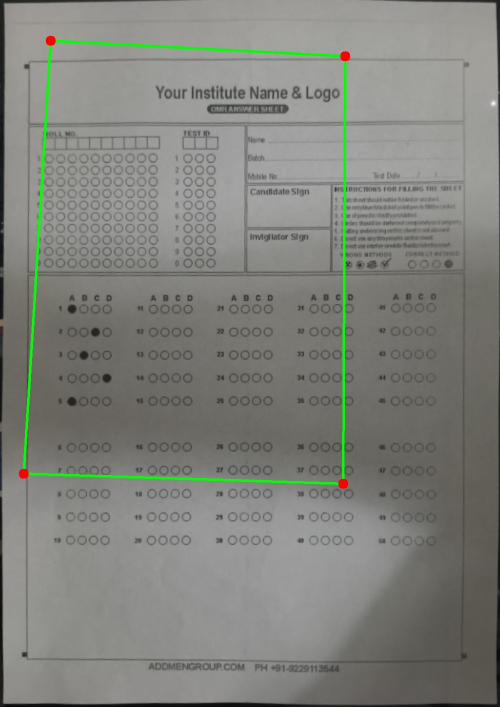
#> input picture backend/debug_test_filled_1_document.jpg, 1000 x 1414 px (shown at 1/2 size)
$ python bubble_detector.py ../backend/debug_test_filled_1_document.jpg
#> lines starting #> are read from the running program, lines starting #| are printed output that depends on the picture; after the words box and inside, x2 and y2 are one past the last pixel; in counts of white or black regions, pixels touching at a corner belong together
"""
Bubble Detector Module - Circle Detection Approach
Gerçek daireleri tespit ederek bubble okuma
"""

import cv2
import numpy as np
from pathlib import Path
import config


# Grid yapılandırması
GRID_COLS = 5       # 5 sütun
GRID_ROWS = 10      # Her sütunda 10 soru
NUM_OPTIONS = 4     # A, B, C, D
OPTIONS = ["A", "B", "C", "D"]

# Bubble tespit parametreleri
FILL_THRESHOLD = 0.45       # %45 doluluk = işaretli


def detect_circles(image, debug_dir=None):
    """
    Contour tespiti ile tüm bubble dairelerini bul
    HoughCircles yerine contour analizi kullanıyoruz (daha güvenilir)

    Args:
        image: Cevap alanı görüntüsü (BGR)
        debug_dir: Debug klasörü

    Returns:
        circles: [(x, y, radius), ...] listesi
    """
    # Gri tonlama
    if len(image.shape) == 3:
        gray = cv2.cvtColor(image, cv2.COLOR_BGR2GRAY)
    else:
        gray = image.copy()

    height, width = gray.shape

    if debug_dir:
        cv2.imwrite(str(debug_dir / "30_gray.jpg"), gray)

    # Binary threshold - bubble kenarlarını bulmak için
    # OTSU ile otomatik eşik belirleme
    _, thresh = cv2.threshold(gray, 0, 255, cv2.THRESH_BINARY_INV + cv2.THRESH_OTSU)

    if debug_dir:
        cv2.imwrite(str(debug_dir / "31_thresh_otsu.jpg"), thresh)

    # Morfolojik işlemler - gürültü temizle
    kernel = np.ones((2, 2), np.uint8)
    thresh = cv2.morphologyEx(thresh, cv2.MORPH_OPEN, kernel, iterations=1)

    # Contour bul
    contours, _ = cv2.findContours(thresh, cv2.RETR_EXTERNAL, cv2.CHAIN_APPROX_SIMPLE)

    # Tahmini bubble boyutu
    # 5 sütun x ~5 eleman per sütun = ~25 eleman genişlikte
    estimated_diameter = width / 30
    min_radius = max(5, int(estimated_diameter * 0.3))
    max_radius = min(25, int(estimated_diameter * 1.5))
    min_area = 3.14 * min_radius * min_radius
    max_area = 3.14 * max_radius * max_radius

    print(f"Bubble boyut aralığı: yarıçap {min_radius}-{max_radius}, alan {min_area:.0f}-{max_area:.0f}")

    circles = []

    for contour in contours:
        area = cv2.contourArea(contour)

        # Alan filtresi
        if area < min_area or area > max_area:
            continue

        # Dairesellik kontrolü (circularity = 4π × area / perimeter²)
        perimeter = cv2.arcLength(contour, True)
        if perimeter == 0:
            continue

        circularity = 4 * 3.14159 * area / (perimeter * perimeter)

        # Daire için circularity 0.7-1.0 arasında olmalı
        if circularity < 0.6:
            continue

        # Minimum enclosing circle
        (cx, cy), radius = cv2.minEnclosingCircle(contour)
        cx, cy, radius = int(cx), int(cy), int(radius)

        # Yarıçap kontrolü
        if radius < min_radius or radius > max_radius:
            continue

        circles.append((cx, cy, radius))

    print(f"Tespit edilen daire sayısı: {len(circles)}")

    if debug_dir:
        debug_img = image.copy()
        for (x, y, r) in circles:
            cv2.circle(debug_img, (x, y), r, (0, 255, 0), 2)
            cv2.circle(debug_img, (x, y), 2, (0, 0, 255), -1)
        cv2.imwrite(str(debug_dir / "32_detected_circles.jpg"), debug_img)

    return circles


def organize_circles_to_grid(circles, image_shape):
    """
    Tespit edilen daireleri 5x10 grid'e yerleştir
    Her sütunda 10 soru, her soruda 4 şık

    Args:
        circles: [(x, y, r), ...] listesi
        image_shape: (height, width) tuple

    Returns:
        grid: {soru_no: {"A": (x,y,r), "B": (x,y,r), ...}, ...}
    """
    if not circles:
        return {}

    height, width = image_shape[:2]

    # Sütun genişliği ve satır yüksekliği
    col_width = width / GRID_COLS
    row_height = height / GRID_ROWS

    # Daireleri sütun ve satıra göre grupla
    grid = {}

    # Her dairenin hangi hücreye ait olduğunu bul
    for (x, y, r) in circles:
        # Hangi sütun? (0-4)
        col = int(x / col_width)
        col = min(col, GRID_COLS - 1)

        # Hangi satır? (0-9)
        row = int(y / row_height)
        row = min(row, GRID_ROWS - 1)

        # Soru numarası (1-50)
        # Sütun bazlı: ilk sütun 1-10, ikinci 11-20...
        q_num = col * GRID_ROWS + row + 1

        if q_num > 50:
            continue

        if q_num not in grid:
            grid[q_num] = {"circles": []}

        grid[q_num]["circles"].append((x, y, r))

    # Her soru için daireleri x'e göre sırala ve A,B,C,D ata
    organized = {}

    for q_num, data in grid.items():
        circles_in_q = data["circles"]

        if len(circles_in_q) < 4:
            # 4'ten az daire varsa, bu soruyu atla veya eksik işaretle
            continue

        # X'e göre sırala (soldan sağa)
        circles_in_q.sort(key=lambda c: c[0])

        # İlk 4 daireyi A, B, C, D olarak ata
        organized[q_num] = {}
        for i, option in enumerate(OPTIONS):
            if i < len(circles_in_q):
                organized[q_num][option] = circles_in_q[i]

    return organized


def analyze_bubble_fill(image, circles_grid, debug_dir=None):
    """
    Her bubble'ın doluluk oranını hesapla

    Args:
        image: Orijinal görüntü
        circles_grid: Organize edilmiş grid
        debug_dir: Debug klasörü

    Returns:
        fill_ratios: {soru_no: {şık: doluluk, ...}, ...}
    """
    # Gri tonlama ve threshold
    if len(image.shape) == 3:
        gray = cv2.cvtColor(image, cv2.COLOR_BGR2GRAY)
    else:
        gray = image.copy()

    # Adaptive threshold - dolu alanlar beyaz olsun
    thresh = cv2.adaptiveThreshold(
        gray, 255,
        cv2.ADAPTIVE_THRESH_GAUSSIAN_C,
        cv2.THRESH_BINARY_INV,
        15, 3
    )

    if debug_dir:
        cv2.imwrite(str(debug_dir / "33_thresh.jpg"), thresh)

    fill_ratios = {}
    debug_img = image.copy() if debug_dir else None

    for q_num in sorted(circles_grid.keys()):
        fill_ratios[q_num] = {}

        for option, (cx, cy, r) in circles_grid[q_num].items():
            # Daire içindeki pikselleri analiz et
            # Mask oluştur
            mask = np.zeros(thresh.shape, dtype=np.uint8)
            cv2.circle(mask, (cx, cy), r - 2, 255, -1)  # İç kısım

            # Mask içindeki beyaz piksel oranı
            circle_pixels = cv2.bitwise_and(thresh, mask)
            total_pixels = np.sum(mask == 255)
            white_pixels = np.sum(circle_pixels == 255)

            if total_pixels > 0:
                fill_ratio = white_pixels / total_pixels
            else:
                fill_ratio = 0.0

            fill_ratios[q_num][option] = fill_ratio

            # Debug çizimi
            if debug_img is not None:
                is_filled = fill_ratio > FILL_THRESHOLD
                color = (0, 255, 0) if is_filled else (128, 128, 128)
                thickness = 3 if is_filled else 1
                cv2.circle(debug_img, (cx, cy), r, color, thickness)

                if is_filled:
                    cv2.putText(debug_img, option,
                               (cx - 5, cy + 5),
                               cv2.FONT_HERSHEY_SIMPLEX, 0.5, (0, 200, 0), 2)

    if debug_img is not None and debug_dir:
        cv2.imwrite(str(debug_dir / "34_fill_analysis.jpg"), debug_img)

    return fill_ratios


def extract_answers(fill_ratios):
    """
    Doluluk oranlarından cevapları çıkar
    """
    answers = {}
    confidence = {}
    issues = []

    for q_num in range(1, 51):
        if q_num not in fill_ratios:
            answers[q_num] = None
            confidence[q_num] = 0.0
            issues.append({"question": q_num, "type": "missing", "message": "Bubble bulunamadı"})
            continue

        ratios = fill_ratios[q_num]

        if not ratios:
            answers[q_num] = None
            confidence[q_num] = 0.0
            continue

        # En yüksek doluluk
        max_option = max(ratios, key=ratios.get)
        max_fill = ratios[max_option]

        # Sıralı değerler
        sorted_fills = sorted(ratios.values(), reverse=True)

        # Eşik kontrolü
        if max_fill < FILL_THRESHOLD:
            answers[q_num] = None
            confidence[q_num] = 1.0 - max_fill
            continue

        # İkinci en yüksek ile karşılaştır
        if len(sorted_fills) > 1:
            second_fill = sorted_fills[1]
            separation = max_fill - second_fill

            # Çoklu işaretleme
            if second_fill > FILL_THRESHOLD:
                marked = [opt for opt, val in ratios.items() if val > FILL_THRESHOLD]
                issues.append({
                    "question": q_num,
                    "type": "multiple",
                    "message": f"Çoklu: {', '.join(marked)}"
                })
                answers[q_num] = max_option
                confidence[q_num] = 0.3
                continue

            conf = min(1.0, max_fill * (1 + separation))
        else:
            conf = max_fill

        answers[q_num] = max_option
        confidence[q_num] = conf

    return answers, confidence, issues


def detect_and_extract(answer_region_image, debug=False):
    """
    Ana fonksiyon: Daireleri tespit et ve cevapları çıkar
    """
    debug_dir = None
    if debug:
        debug_dir = Path(config.DEBUG_OUTPUT_DIR)
        debug_dir.mkdir(exist_ok=True)

    # 1. Daireleri tespit et
    circles = detect_circles(answer_region_image, debug_dir)

    if len(circles) < 50:  # En az 50 daire olmalı (50 soru x 4 şık eksik olabilir)
        print(f"UYARI: Beklenen 200 daire, bulunan {len(circles)}")

    # 2. Daireleri grid'e organize et
    circles_grid = organize_circles_to_grid(circles, answer_region_image.shape)

    print(f"Organize edilen soru sayısı: {len(circles_grid)}")

    # 3. Doluluk analizi
    fill_ratios = analyze_bubble_fill(answer_region_image, circles_grid, debug_dir)

    # 4. Cevap çıkarma
    answers, confidence, issues = extract_answers(fill_ratios)

    # Özet
    answered = sum(1 for a in answers.values() if a is not None)
    blank = 50 - answered
    valid_conf = [c for c in confidence.values() if c > 0]
    avg_conf = sum(valid_conf) / len(valid_conf) if valid_conf else 0

    # Cevap string
    answer_string = ""
    for i in range(1, 51):
        ans = answers.get(i)
        answer_string += ans if ans else "-"

    return {
        "success": True,
        "circles_found": len(circles),
        "questions_detected": len(circles_grid),
        "answers": answers,
        "confidence": confidence,
        "issues": issues,
        "answer_string": answer_string,
        "summary": {
            "total": 50,
            "answered": answered,
            "blank": blank,
            "average_confidence": round(avg_conf, 2)
        }
    }


# Test
if __name__ == "__main__":
    import sys
    import json

    if len(sys.argv) < 2:
        print("Kullanım: python bubble_detector.py <cevap_alanı_görüntüsü>")
        sys.exit(1)

    image = cv2.imread(sys.argv[1])
#> image is the input picture: shape (1414, 1000, 3); mean B, G, R 124.1, 130.3, 128.5
    if image is None:
        print(f"HATA: Görüntü yüklenemedi")
        sys.exit(1)

    result = detect_and_extract(image, debug=True)
#> in detect_circles, `_, thresh = cv2.threshold(gray, 0, 255, cv2.THRESH_BINARY_INV + cv2.TH..`:
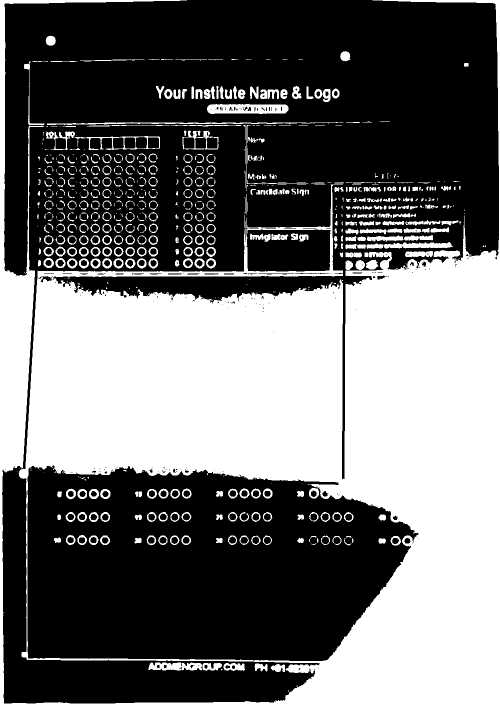
#> thresh: shape (1414, 1000) (shown at 1/2 size); 42.4% white; 672 white regions (258 under 20 px), largest, box (x1, y1, x2, y2) and area: (0, 0, 1000, 1414) 547333, (414, 208, 577, 228) 2642, (94, 244, 687, 250) 1338
#> in detect_circles, `thresh = cv2.morphologyEx(thresh, cv2.MORPH_OPEN, kernel, iterations=1)`:
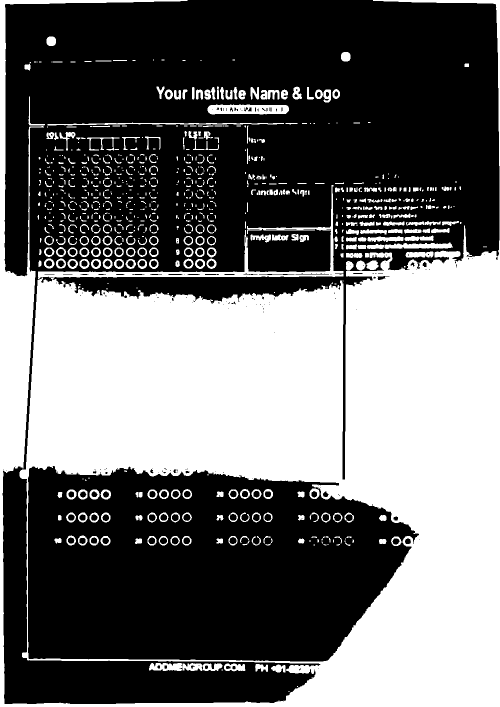
#> thresh: shape (1414, 1000) (shown at 1/2 size); 42.1% white; 795 white regions (374 under 20 px)
#> in detect_circles, `contours, _ = cv2.findContours(thresh, cv2.RETR_EXTERNAL, cv2.CHAIN_AP..`: contours = 711 contours, 485 with area under 20; largest, box (x1, y1, x2, y2) and area: (0, 0, 1000, 1414) 793633, (415, 209, 578, 229) 2742, (298, 1326, 405, 1342) 1238, (769, 485, 906, 498) 1081, (95, 245, 568, 251) 694
#| Bubble boyut aralığı: yarıçap 10-25, alan 314-1962
#> the loop in detect_circles, `for contour in contours:` made 711 passes
#> area on passes 4, 5, 22: 280, 232, 200
#> after the loop in detect_circles, `for contour in contours:`: circles = []
#| Tespit edilen daire sayısı: 0
#| UYARI: Beklenen 200 daire, bulunan 0
#> in detect_and_extract, `circles_grid = organize_circles_to_grid(circles, answer_region_image.s..`: circles_grid = 0 items
#| Organize edilen soru sayısı: 0
#> in analyze_bubble_fill, `thresh = cv2.adaptiveThreshold( gray, 255, cv2.ADAPTIVE_THRESH_GAUSSIA..`:
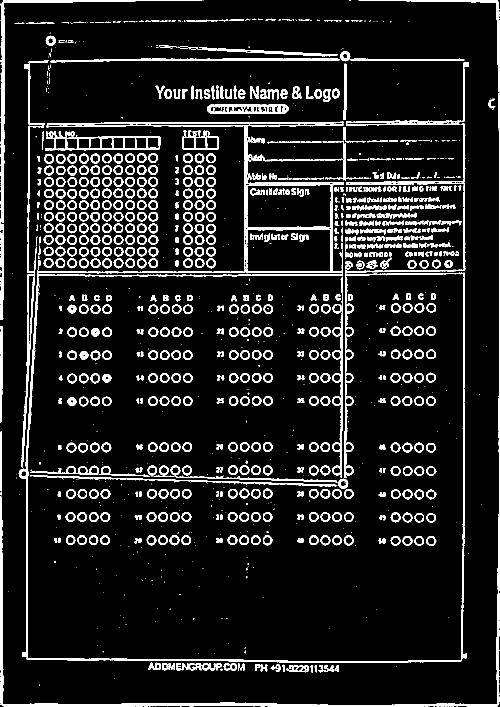
#> thresh: shape (1414, 1000) (shown at 1/2 size); 10.6% white; 1230 white regions (505 under 20 px), largest, box (x1, y1, x2, y2) and area: (37, 247, 934, 1326) 22771, (0, 186, 1000, 1414) 10866, (0, 0, 405, 639) 5174
#> after the loop in extract_answers, `for q_num in range(1, 51):`: answers = 50 items
#> in detect_and_extract, `answered = sum(1 for a in answers.values() if a is not None)`: answered = 0
#> in detect_and_extract, `blank = 50 - answered`: blank = 50
#> in detect_and_extract, `valid_conf = [c for c in confidence.values() if c > 0]`: valid_conf = []
#> in detect_and_extract, `avg_conf = sum(valid_conf) / len(valid_conf) if valid_conf else 0`: avg_conf = 0
#> the loop in detect_and_extract, `for i in range(1, 51):` made 50 passes
#> result = 8 items

    print("\n" + "=" * 50)
    print("OMR Circle Detection Sonuçları")
    print("=" * 50)
    print(f"Bulunan daire: {result['circles_found']}")
#| Bulunan daire: 0
    print(f"Tespit edilen soru: {result['questions_detected']}")
#| Tespit edilen soru: 0
    print(f"Cevaplanan: {result['summary']['answered']}/50")
#| Cevaplanan: 0/50
    print(f"\nCevap Dizisi: {result['answer_string']}")
#| Cevap Dizisi: --------------------------------------------------

    print("\nİlk 10 soru:")
    for i in range(1, 11):
        ans = result['answers'].get(i, "-")
        conf = result['confidence'].get(i, 0)
        mark = "✓" if ans else " "
        print(f"  {mark} S{i:2d}: {ans if ans else '-':4s} ({conf:.0%})")
#> this loop made 10 passes
#|     S 1: -    (0%)
#|     S 2: -    (0%)
#|     S 3: -    (0%)
#|     S 4: -    (0%)
#|     S 5: -    (0%)
#|     S 6: -    (0%)
#|     S 7: -    (0%)
#|     S 8: -    (0%)
#> (further printed lines are left out)

    with open("bubble_result.json", "w", encoding="utf-8") as f:
        json.dump(result, f, indent=2, ensure_ascii=False)
    print("\nDetaylı sonuç: bubble_result.json")

$ run again, on backend/debug_test_filled_3_answer_zone.jpg
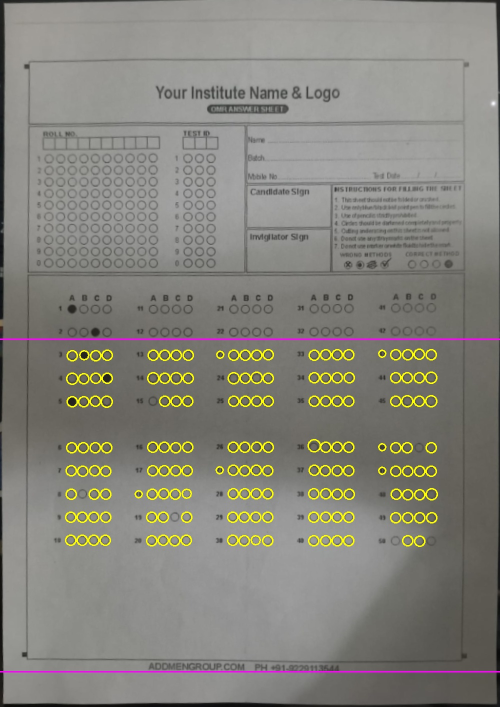
#> input picture backend/debug_test_filled_3_answer_zone.jpg, 1000 x 1414 px (shown at 1/2 size)
#> image is the input picture: shape (1414, 1000, 3); mean B, G, R 123.8, 131.9, 133.5
#> in detect_circles, `thresh = cv2.morphologyEx(thresh, cv2.MORPH_OPEN, kernel, iterations=1)`:
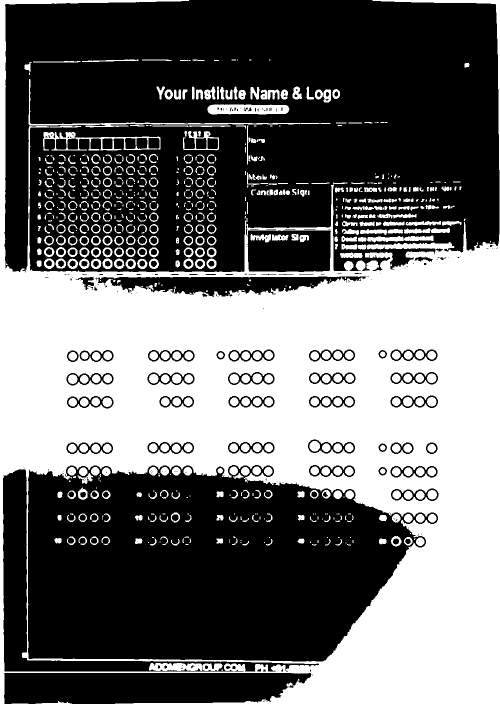
#> thresh: shape (1414, 1000) (shown at 1/2 size); 42.6% white; 769 white regions (233 under 20 px)
#> contours = 501 contours, 234 with area under 20; largest, box (x1, y1, x2, y2) and area: (0, 0, 1000, 1414) 893265, (86, 264, 321, 301) 3920, (415, 209, 579, 229) 2807, (366, 262, 438, 301) 1490, (57, 158, 601, 255) 1286
#| Bubble boyut aralığı: yarıçap 10-25, alan 314-1962
#> the loop in detect_circles, `for contour in contours:` made 501 passes
#> area on passes 2 to 4: 86, 92, 296.5
#> after the loop in detect_circles, `for contour in contours:`: circles = [(191, 527, 10), (97, 526, 10), (654, 191, 13)]
#| Tespit edilen daire sayısı: 3
#> the loop in detect_circles, `for (x, y, r) in circles:` made 3 passes
#| UYARI: Beklenen 200 daire, bulunan 3
#> the loop in organize_circles_to_grid, `for (x, y, r) in circles:` made 3 passes
#> (x, y, r, col, row, q_num) on passes 1 to 3: (191, 527, 10, 0, 3, 4), (97, 526, 10, 0, 3, 4), (654, 191, 13, 3, 1, 32)
#> after the loop in organize_circles_to_grid, `for (x, y, r) in circles:`: grid = 2 items
#> the loop in organize_circles_to_grid, `for q_num, data in grid.items():` made 2 passes
#> q_num on passes 1 to 2: 4, 32
#> after the loop in organize_circles_to_grid, `for q_num, data in grid.items():`: organized = 0 items
#| Organize edilen soru sayısı: 0
#> in analyze_bubble_fill, `thresh = cv2.adaptiveThreshold( gray, 255, cv2.ADAPTIVE_THRESH_GAUSSIA..`:
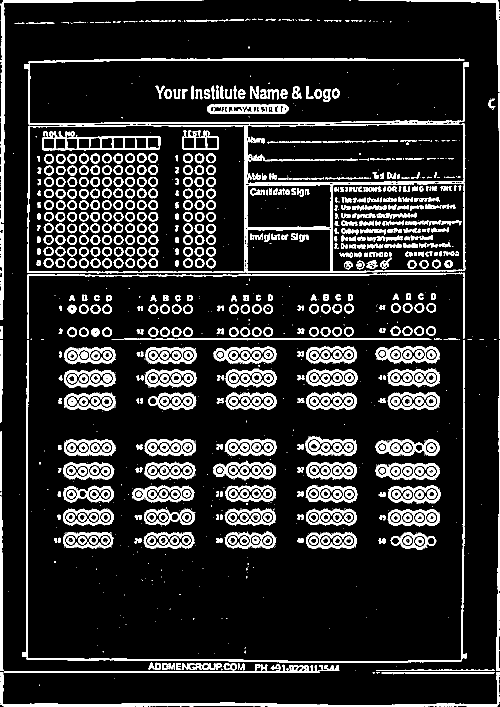
#> thresh: shape (1414, 1000) (shown at 1/2 size); 13.8% white; 1338 white regions (586 under 20 px), largest, box (x1, y1, x2, y2) and area: (55, 246, 931, 547) 11561, (44, 680, 934, 1326) 6842, (48, 117, 938, 250) 6752
#> after the loop in extract_answers, `for q_num in range(1, 51):`: answers = 50 items
#> answered = 0
#> blank = 50
#> valid_conf = []
#> avg_conf = 0
#> the loop in detect_and_extract, `for i in range(1, 51):` made 50 passes
#> result = 8 items
#| Bulunan daire: 3
#| Tespit edilen soru: 0
#| Cevaplanan: 0/50
#| Cevap Dizisi: --------------------------------------------------
#> the loop `for i in range(1, 11):` made 10 passes
#|     S 1: -    (0%)
#|     S 2: -    (0%)
#|     S 3: -    (0%)
#|     S 4: -    (0%)
#|     S 5: -    (0%)
#> (further printed lines are left out)
